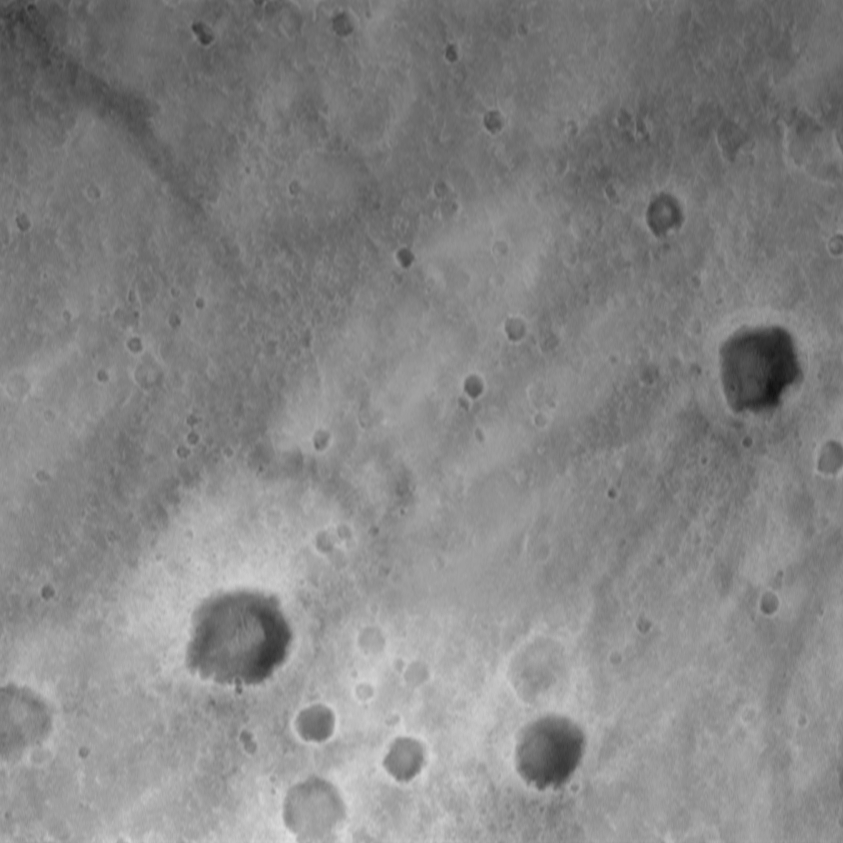
#> input picture spirit1983.png, 843 x 843 px, found by its file name
$ python hw2.py   (Python 2 division)   (older library calls are emulated)
#> lines starting #> are read from the running program, lines starting #| are printed output that depends on the picture
"""
@author: Tiansheng Yao
@based on 'widebaseline.py' by Jonathan Balzer
"""

import cv2
import numpy as np
import scipy.linalg as linalg
#import images
path = '/home/tiansheng/Documents/class/fall12/cs268/hw2/'
img2 = cv2.imread(path+'spirit1983.png');
#> img2 is the input picture: shape (843, 843, 3); min 17, max 227, mean 133.4
img2_gray = cv2.cvtColor(img2,cv2.COLOR_BGR2GRAY);

img1 = cv2.imread(path+'spirit1706.png');
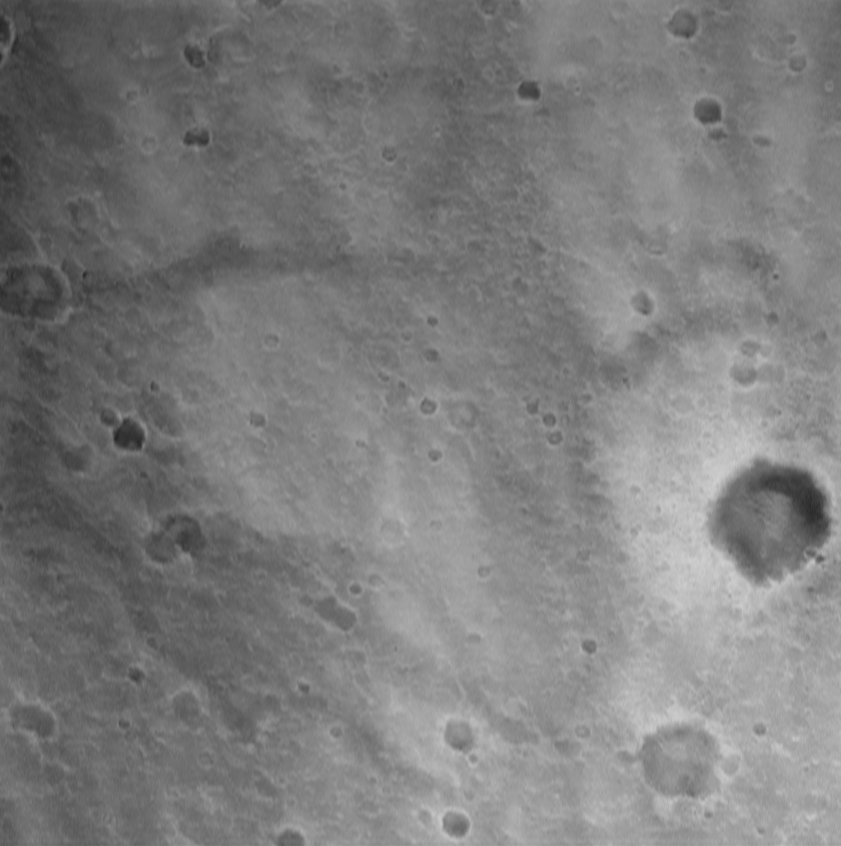
#> input picture spirit1706.png, 841 x 846 px, found by its file name
#> img1 is the input picture: shape (846, 841, 3); min 36, max 208, mean 125
img1_gray = cv2.cvtColor(img1,cv2.COLOR_BGR2GRAY);

img0 = cv2.imread(path+'spirit1433.png');
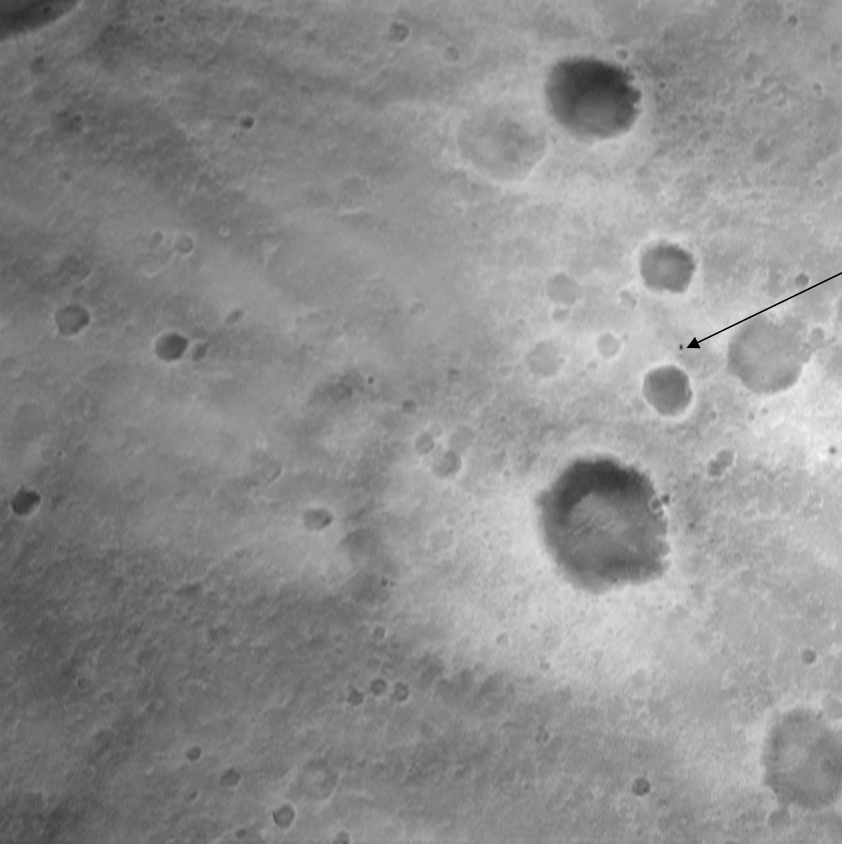
#> input picture spirit1433.png, 842 x 844 px, found by its file name
#> img0 is the input picture: shape (844, 842, 3); min 0, max 249, mean 141.8
img0_gray = cv2.cvtColor(img0,cv2.COLOR_BGR2GRAY);

#detect features
mask0 = np.ones((img0_gray.shape[0],img0_gray.shape[1]),'uint8');
mask1 = np.ones((img1_gray.shape[0],img1_gray.shape[1]),'uint8');
mask2 = np.ones((img2_gray.shape[0],img2_gray.shape[1]),'uint8');

#> (the run stopped early here; a loop or call above may not have finished)
